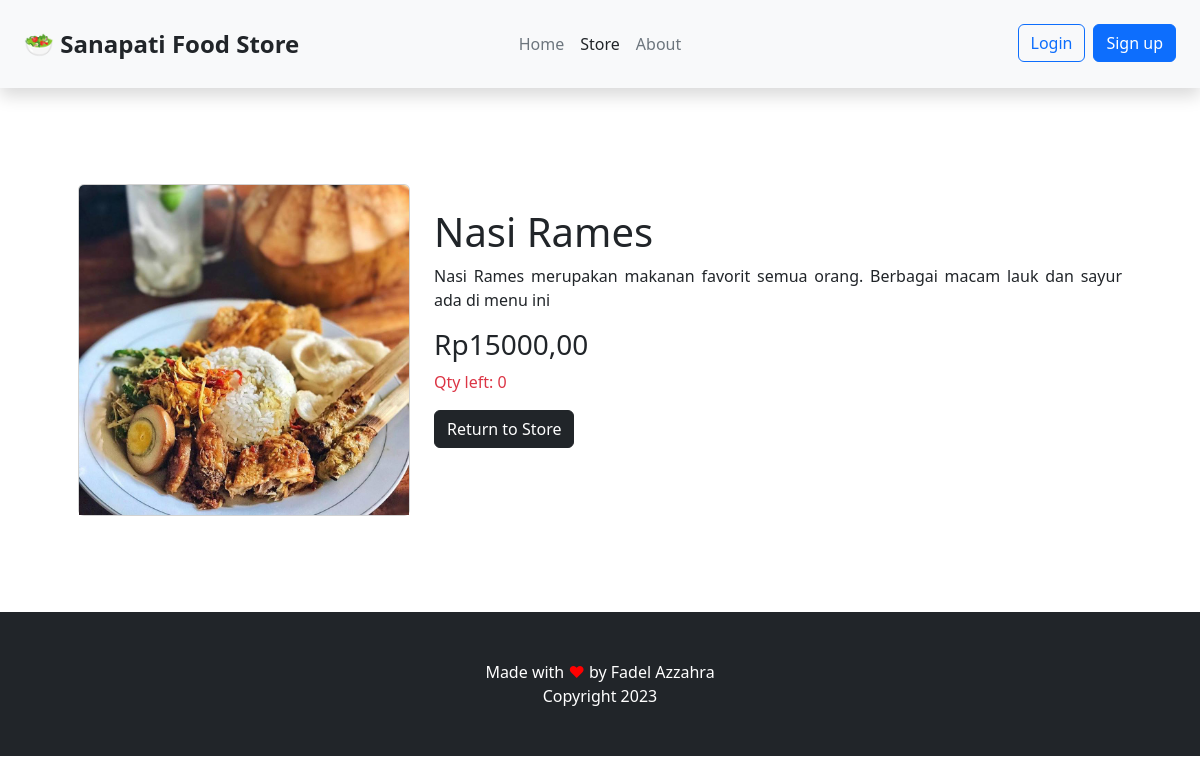
The page /productdetail.php?id=1 on the database its author committed.
### tables this page shows
CREATE TABLE `product` (
  `id` int(3) NOT NULL PRIMARY KEY,
  `name` varchar(255) NOT NULL,
  `description` varchar(255) NOT NULL,
  `price` int(20) NOT NULL,
  `qty` int(5) NOT NULL,
  `imagepath` varchar(50) NOT NULL
);

### productdetail.php (the view, shortened to what this page needs)
<?php
    include 'template/header.php';
    if (!empty($_GET)){
      if (isset($_GET['id'])){
        $pdo = pdo_connect();
        $stmt = $pdo->prepare('SELECT * FROM product WHERE id = ?');
        $stmt->execute([$_GET['id']]);
        $product = $stmt->fetch(PDO::FETCH_ASSOC);
      } else {
        header("location:store.php");
      }
    } else {
      header("location:store.php");
    }
?>
<!DOCTYPE html>
<html lang="en">
<head>
  <link href="https://cdn.jsdelivr.net/npm/bootstrap@5.3.0-alpha1/dist/css/bootstrap.min.css" rel="stylesheet"
>
</head>
<body>
  <header class="d-flex flex-wrap justify-content-center justify-content-md-between p-4 sticky-top bg-light shadow">
    <a href="#" class="d-flex align-items-center col-md-4 mb-md-0 text-dark text-decoration-none">
      <span class="fs-4 text-dark fw-bold">🥗 Sanapati Food Store</span>
    </a>
    <ul class="nav col-12 col-md-auto mb-2 justify-content-center mb-md-0">
      <li><a href="index.php" class="nav-link px-2 link-secondary">Home</a></li>
      <li><a href="store.php" class="nav-link px-2 link-dark">Store</a></li>
      <li><a href="#" class="nav-link px-2 link-secondary">About</a></li>
    </ul>
    <div class="col-md-4 text-end">
    </div>
  </header>
  <div class="container p-5 my-5">
    <div class="row">
      <div class="col-lg-4 col-md-6">
        <div class="card">
          <div class="ratio ratio-1x1">
          <img src="image/<?=$product['imagepath']?>" class="card-img-top" alt="<?=$product['name']?>">
          </div>
        </div>
      </div>
      <div class="col-lg-8 col-md-6">
            <h1 class="pt-4"><?=$product['name']?></h1>
            <p style="text-align:justify;" class="text-align-justify"><?=$product['description']?></p>
            <h3>Rp<?=$product['price']?>,00</h3>
            <p class="text-<?=($product['qty'] > 3 ? "success" : ($product['qty'] == 0 ? "danger" : "warning"))?>">Qty left: <?=$product['qty']?></p>
            <a href="store.php" class="btn btn-dark" >Return to Store</a>
      </div>
    </div>
  </div>
  <footer class="footer py-5 bg-dark text-center">
    <span class="text-white">Made with <span style="color:red;">♥</span> by Fadel Azzahra</span>
    <br>
    <span class="text-white">Copyright 2023</span>
  </footer>
</body>
</html>

### rows shown on the page
product: imagepath (picture), name "Nasi Rames", description "Nasi Rames merupakan makanan favorit semua orang. Berbagai macam lauk dan sayur ada di menu ini", price "15000", qty "0"
